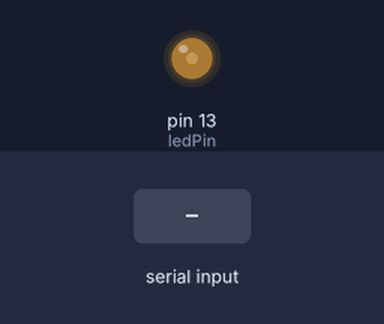
A sketch run on a simulated Arduino Uno, built with avr-gcc and run on an emulated ATmega328P. Shown: output pins drawn as LEDs (lit = HIGH). Inputs (shaded band) come from the test bench.

Above: at 1.2 s.
1.3 s: "90,45\n" received over Serial
At 2.0 s:
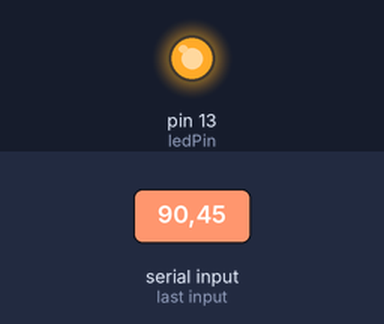
At 2.9 s:
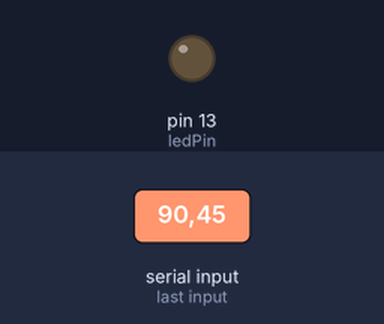
4.3 s: "200\n" received over Serial
7.3 s: "30,150\n" received over Serial
Timing chart, 0 to 10.6 s (numbered marks = the images above; inputs shaded):
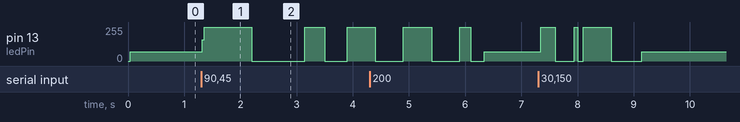

The sketch:

sketch_jul31a_serial_practice.ino
```cpp
/*
 * SerialOutput Sketch
 * Print numbers to the serial port

void setup()
{
  Serial.begin(9600); //send and receive data at 9600 baud
}

int number = 0;

void loop()
{
  Serial.println(number);

  delay(3000

  );
  number++;

}
*/

/* SerialReceive sketch
 * Blinks the LED at a rate proportional to the received digit value
*/

int ledPin = 13;
int blinkRate = 0;

void setup()
{
  Serial.begin(9600);
  pinMode(ledPin, OUTPUT);
}

void loop()
{
  if (Serial.available())
  {
    char ch = Serial.read();
    if (isDigit(ch))
    {
      blinkRate = (ch - '0');
      blinkRate = blinkRate * 100;
    }
  }
  blink();
}

void blink()
{
  digitalWrite(ledPin, HIGH);
  delay(blinkRate);
  digitalWrite(ledPin, LOW);
  delay(blinkRate);
}
```

Measured:
- after the input at 1.3 s, pin 13 (ledPin): goes 255/255 0.88 s, 0/255 0.94 s, 255/255 0.36 s, 0/255 0.40 s, then 255/255, starting at once
